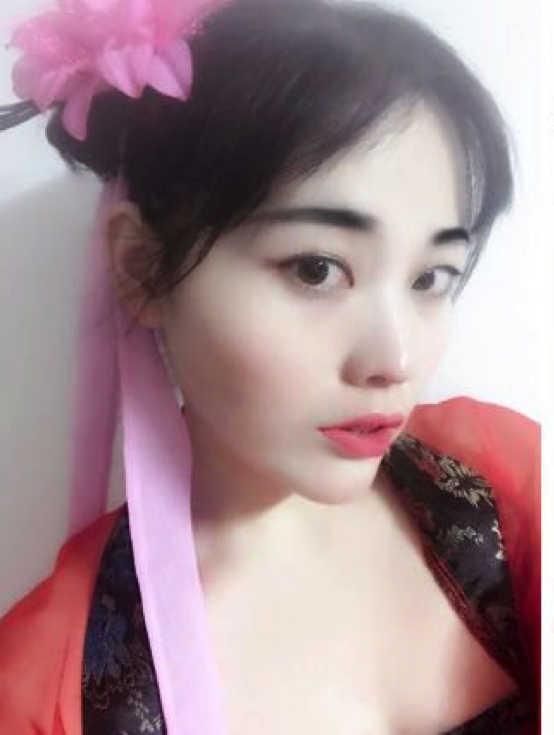
#> input picture 2.jpg, 554 x 735 px
$ python '哈哈镜.py'
#> lines starting #> are read from the running program, lines starting #| are printed output that depends on the picture
#> in main, img is the input picture: shape (735, 554, 3); mean B, G, R 144.9, 139.4, 165.7
# [8 lines of commented-out code are left out]


import cv2
import numpy as np
import math

def MaxFrame(frame):
    height, width, n = frame.shape
#> height = 735; width = 554; n = 3
    center_X = width / 2
#> center_X = 277
    center_Y = height / 2
#> center_Y = 367.5
    radius = 600
    newX = 0
    newY = 0
    real_radius = int(radius / 2.0)
    new_data = frame.copy()

    for i in range(width):
        for j in range(height):
            tX = i - center_X
            tY = j - center_Y

            distance = tX * tX + tY * tY
            if distance < radius * radius :

                newX = int(tX/ 2.0)
                newY = int(tY/ 2.0)

                newX = int(newX * (math.sqrt(distance) / real_radius))
                newX = int(newX * (math.sqrt(distance) / real_radius))

                newX = int(newX + center_X)
                newY = int(newY + center_Y)
                if newX < width and newY < height:
                    new_data[j, i][0] = frame[newY, newX][0]
                    new_data[j, i][1] = frame[newY, newX][1]
                    new_data[j, i][2] = frame[newY, newX][2]

            else:
                new_data[j, i][0] = frame[newY, newX][0]
                new_data[j, i][1] = frame[newY, newX][1]
                new_data[j, i][2] = frame[newY, newX][2]
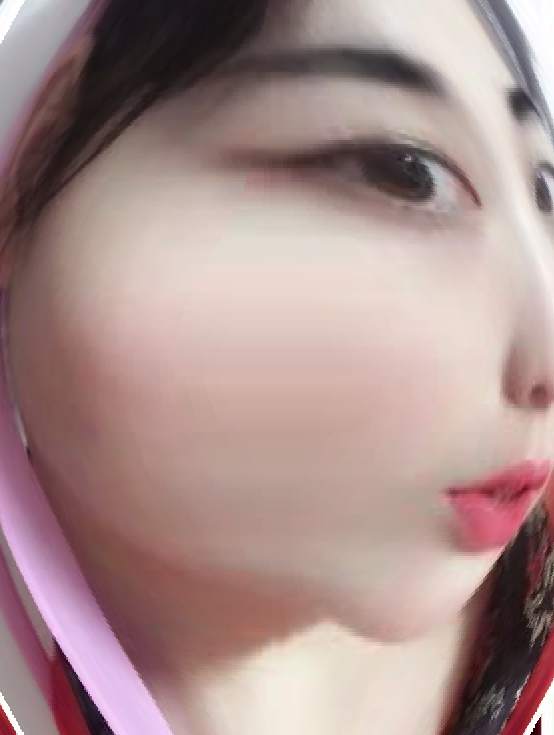
#> new_data: shape (735, 554, 3); mean B, G, R 140.7, 143.1, 169.2
    return new_data

def MinFrame(frame):
    height, width, n = frame.shape
#> height = 735; width = 554; n = 3
    center_X = width / 2
#> center_X = 277
    center_Y = height / 2
#> center_Y = 367.5
    radius = 600
    newX = 0
    newY = 0
    real_rudius = int(radius / 2.0)
    new_data = frame.copy()

    for i in range(width):
        for j in range(height):
            tX = i - center_X
            tY = j - center_Y
            theta = math.atan2(tY,tX)
            radius = math.sqrt((tX*tX) + (tY * tY))

            newR = math.sqrt(radius) * 12
            newX = int(center_X + (newR * math.cos(theta)))
            newY = int(center_Y + (newR * math.sin(theta)))

            if newX < 0 and newX > width:
                newX = 0

            if newY < 0 and newX >height:
                newY = 0

            if newX <width and newY < height:
                new_data[j, i][0] = frame[newY, newX][0]
                new_data[j, i][1] = frame[newY, newX][1]
                new_data[j, i][2] = frame[newY, newX][2]

            else:
                new_data[j, i][0] = frame[j, i][0]
                new_data[j, i][1] = frame[j, i][1]
                new_data[j, i][2] = frame[j, i][2]
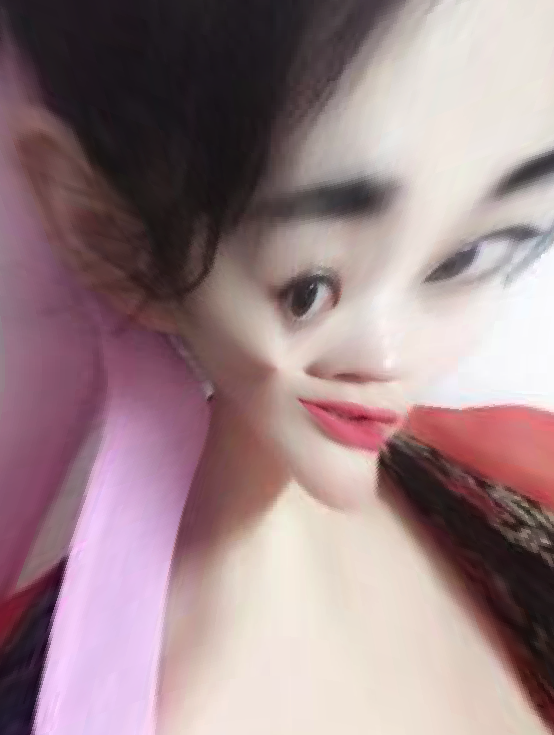
#> new_data: shape (735, 554, 3); mean B, G, R 136.2, 132.3, 156
    return new_data

def main():
    img = cv2.imread("2.jpg")

    cv2.imshow("original", img)
    img2 = MaxFrame(img)
    cv2.imshow("enlarge", img2)
    img3 = MinFrame(img)
    cv2.imshow("ensmall", img3)
    cv2.waitKey(0)

if __name__ == '__main__':
    main()

$ run again, with 1.jpg copied over 2.jpg
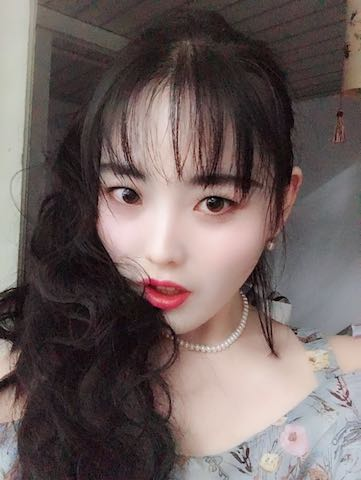
#> input picture 1.jpg, 361 x 480 px
#> in main, img is the input picture: shape (480, 361, 3); mean B, G, R 95.5, 97.2, 110.6
#> after the loop in MaxFrame, `for i in range(width):`:
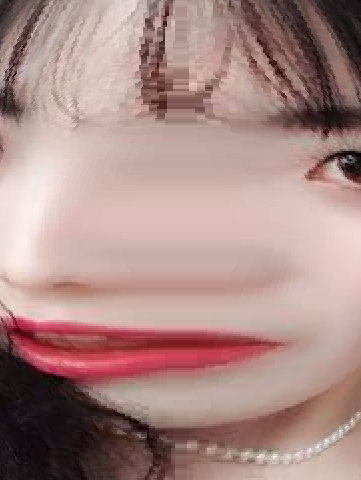
#> new_data: shape (480, 361, 3); mean B, G, R 134.1, 138.8, 170.8
#> after the loop in MinFrame, `for i in range(width):`:
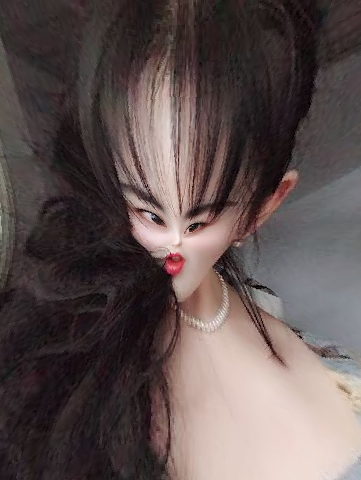
#> new_data: shape (480, 361, 3); mean B, G, R 80.6, 81.8, 94.9
